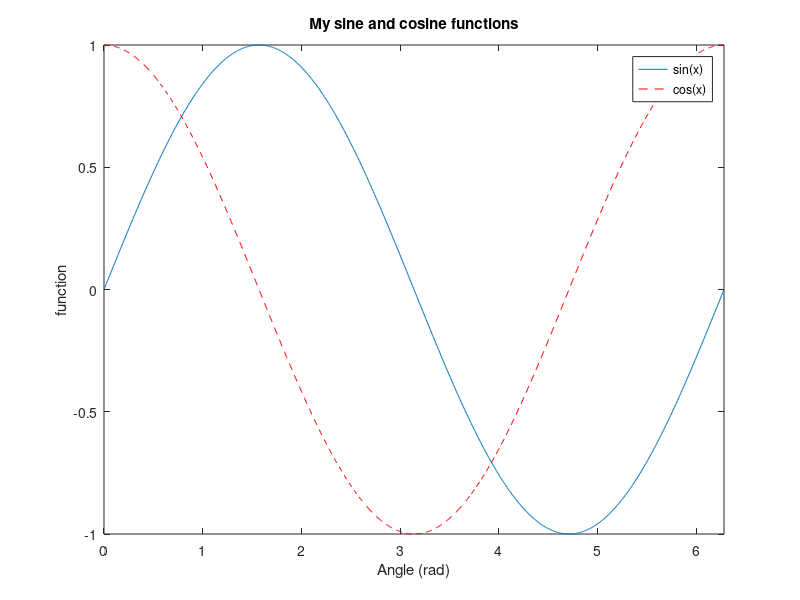

Write MATLAB code to recreate this figure.
x=linspace(0,2*pi,1e3);
y=sin(x);
figure;
plot(x,y);
xlabel('Angle (rad)');
ylabel('sin(x)');
title('My sine function');

hold on;
z=cos(x);
plot(x,z,'--r');
legend('sin(x)','cos(x)');
ylabel('function');
title('My sine and cosine functions');

axis([0 2*pi -1 1]);    %Set the axis range
